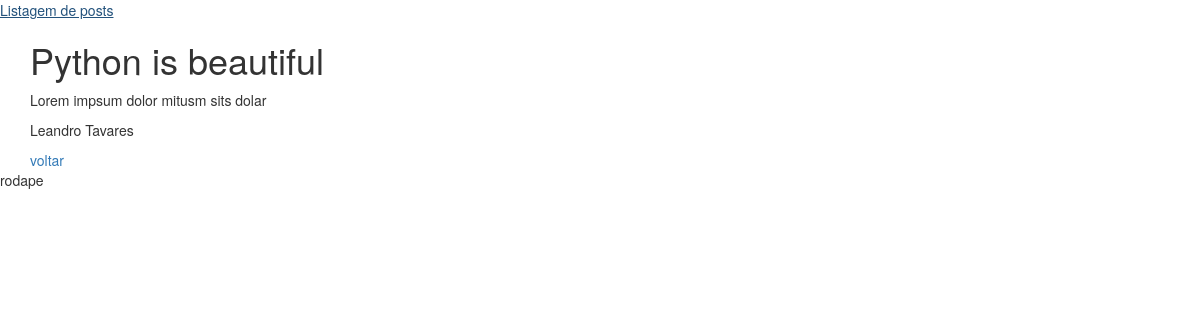
The app's page /posts/1/ with its own data.
### my_app/models.py (models this page shows, shortened)
class Post(models.Model):
    title = models.CharField(max_length=255, verbose_name='Título')
    subtitle = models.CharField(max_length=255, null=True, blank=True, verbose_name='Subtítulo')
    content = models.TextField(verbose_name='conteúdo')
    user = models.ForeignKey(User, on_delete=models.PROTECT, verbose_name='Autor')
    categorias = models.ManyToManyField(Categoria, verbose_name='Categorias')
    class Meta:
        verbose_name = 'Artigo'

### my_app/views.py (the view)
# urls.py: path('posts/<int:post_id>/', vp.post_show, name='post_show'),
def post_show(request, post_id):
    post = Post.objects.get(id=post_id)
    return render(request, 'posts/post_show.html', {'post': post})

### templates/posts/post_show.html (shortened to what this page needs)
{% extends 'base.html' %}
{% block content %}
<div class="container">
    <h1>{{ post.title }}</h1>
    <p>{{ post.content }}</p>
    <p>{{ post.user.first_name }} {{ post.user.last_name }}</p>
    <a href="{% url 'post_list' %}">voltar</a>
</div>
{% endblock %}

### records on screen
Post: title "Python is beautiful", content "Lorem impsum dolor mitusm sits dolar", user.first_name "Leandro", user.last_name "Tavares"
